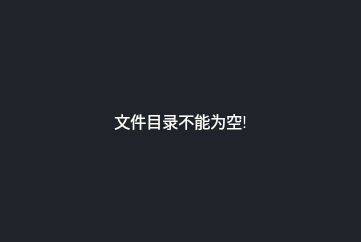
<?xml version="1.0" encoding="UTF-8"?>
<ui version="4.0">
 <class>Dialog</class>
 <widget class="QDialog" name="Dialog">
  <property name="geometry">
   <rect>
    <x>0</x>
    <y>0</y>
    <width>361</width>
    <height>242</height>
   </rect>
  </property>
  <property name="windowTitle">
   <string>Dialog</string>
  </property>
  <property name="styleSheet">
   <string notr="true">QDialog{
	background-color:#1f232a;
}
QPushButton:hover{
	background-color:#015371;
	border-radius: 10px;
	
}
QPushButton:pressed
{
    /*左内边距为3像素，让按下时字向右移动3像素*/  
    padding-left:3px;
    /*上内边距为3像素，让按下时字向下移动3像素*/  
    padding-top:3px;
}

QPushButton
{
	color:#fff;
	background-color:#1f232a;
	border:1px solid;
     border-radius: 10px;
	border-color:#fff;
}</string>
  </property>
  <layout class="QVBoxLayout" name="verticalLayout">
   <item>
    <widget class="QLabel" name="message">
     <property name="font">
      <font>
       <pointsize>12</pointsize>
      </font>
     </property>
     <property name="styleSheet">
      <string notr="true">QLabel
{
	color:#fff;
	background-color:transparent;
	border:0px solid;
     border-radius: 10px;
	border-color:#fff;
}</string>
     </property>
     <property name="text">
      <string>文件目录不能为空!</string>
     </property>
     <property name="alignment">
      <set>Qt::AlignmentFlag::AlignCenter</set>
     </property>
    </widget>
   </item>
  </layout>
 </widget>
 <resources>
  <include location="../assets/icons/icon.qrc"/>
 </resources>
 <connections/>
</ui>
